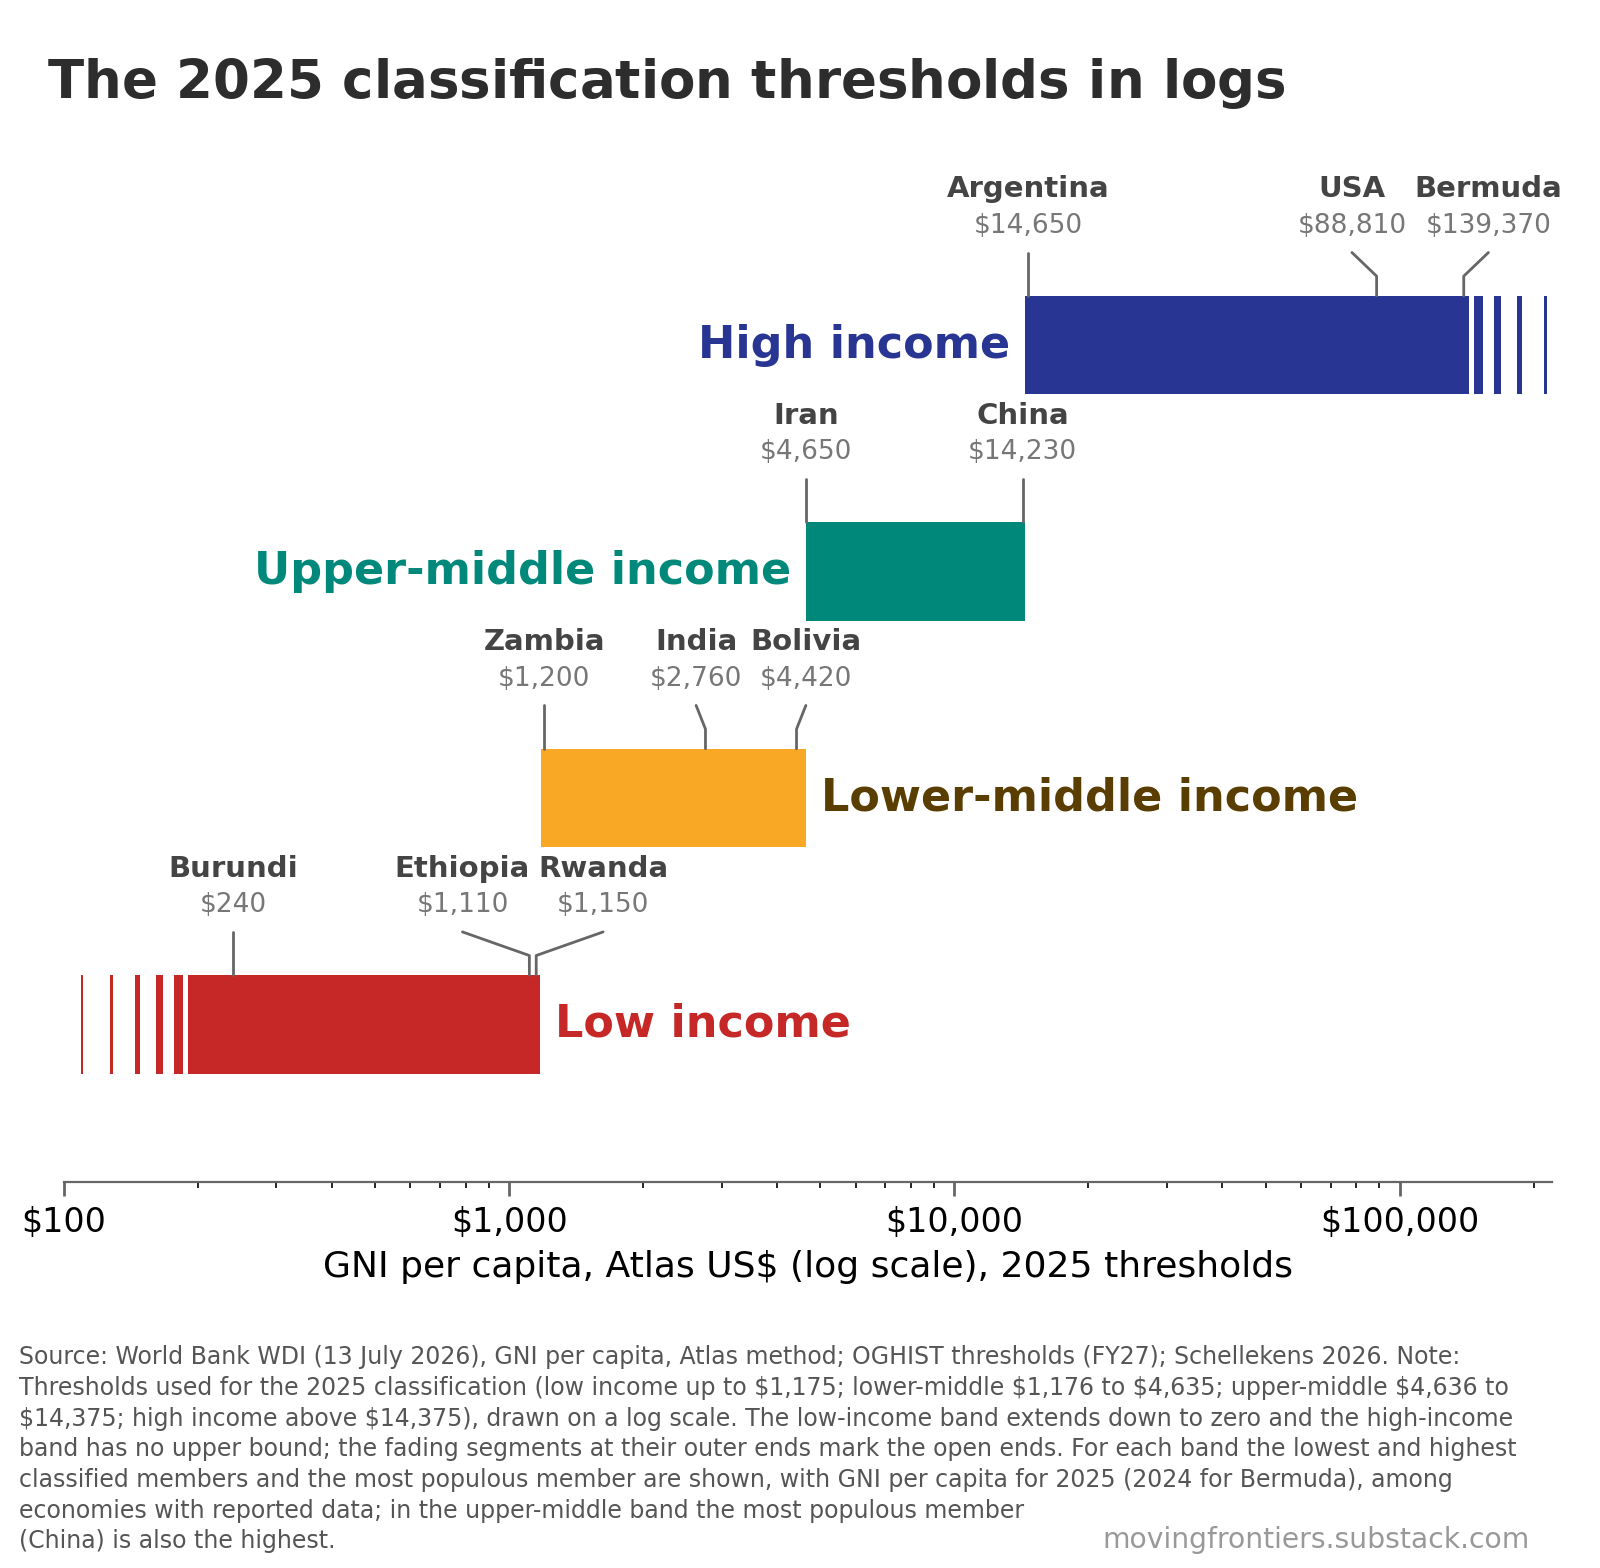

The Python source for this figure:
# ---------------------------------------------------------------------------
# chart-7-classification-thresholds-in-logs.py
# Moving Frontiers / The Moving Escalator. Self-sufficient build: every value
# this script consumes is embedded below; it runs offline in an empty directory
# with Python 3.x + matplotlib, numpy, Pillow only, and writes chart-7-classification-thresholds-in-logs.png.
#
# Provenance (frozen vintage; do NOT replace the embedded data with live API
# calls, downloads or file reads):
#   - Band thresholds: World Bank income classification thresholds for the
#     2025 data year (FY27), published July 2026, from OGHIST
#     (OGHIST_2026_07_01.xlsx): L up to $1,175; LM $1,176-$4,635;
#     UM $4,636-$14,375; H above $14,375.
#   - Member GNI per capita: World Bank WDI, GNI per capita, Atlas method,
#     13 July 2026 download. Data year 2025 for all members except Bermuda
#     (2024, latest reported).
#   - DERIVED, not raw: the selection of members (lowest, highest and most
#     populous classified economy per band) comes from the upstream
#     OGHIST/WDI/WPP pipeline and cannot be recomputed from this table alone.
#     Classifications follow OGHIST, never GNI-vs-threshold comparison, which
#     is also why no assert checks member values against band bounds.
#   - Values were carried over from the published c8d/c8e chart pack of the
#     same vintage.
# Duplication note: the embedded tables below also appear, deliberately, in
# the companion script chart-6-classification-thresholds-in-dollars.py, so each file stays single-file
# self-sufficient.
# ---------------------------------------------------------------------------
import matplotlib; matplotlib.use("Agg")
import matplotlib.pyplot as plt
from matplotlib.patches import Rectangle
from matplotlib.font_manager import findfont, FontProperties
from PIL import Image, ImageDraw, ImageFont
import numpy as np

plt.rcParams["font.family"] = "DejaVu Sans"
DPI = 200; W_IN, H_IN = 8, 8
COL = {"L": "#C62828", "LM": "#F9A825", "UM": "#00897B", "H": "#283593"}
LMTXT = "#5A3D00"
TH = {"L": (0, 1175), "LM": (1176, 4635), "UM": (4636, 14375), "H": (14375, None)}
MEMBERS = {
    "H": [("Argentina", 14650, 2025), ("USA", 88810, 2025), ("Bermuda", 139370, 2024)],
    "UM": [("Iran", 4650, 2025), ("China", 14230, 2025)],
    "LM": [("Zambia", 1200, 2025), ("India", 2760, 2025), ("Bolivia", 4420, 2025)],
    "L": [("Burundi", 240, 2025), ("Ethiopia", 1110, 2025), ("Rwanda", 1150, 2025)],
}
NAME = {"L": "Low income", "LM": "Lower-middle income", "UM": "Upper-middle income", "H": "High income"}
CAP_FS = 8.5; WM_FS = CAP_FS * 1.2; WM_TXT = "movingfrontiers.substack.com"
RIGHT_PX = 70; LEFT_FIG = 0.012; XMAX_LIN = 162000

SOURCE = ("Source: World Bank WDI (13 July 2026), GNI per capita, Atlas method; OGHIST thresholds (FY27); "
          "Schellekens 2026.")
NOTE_COMMON = ("Note: Thresholds used for the 2025 classification (low income up to \\$1,175; lower-middle \\$1,176 "
               "to \\$4,635; upper-middle \\$4,636 to \\$14,375; high income above \\$14,375), ")
NOTE = {
  "linear": NOTE_COMMON + ("drawn on a linear dollar scale, on which the three lower bands together cover less than a "
            "tenth of the axis. The high-income band has no upper bound; the fading segments at its right end mark its "
            "open end. For each band the lowest and highest classified members and the most populous member are shown, "
            "listed from lowest to highest beside the three lower bands, with GNI per capita for 2025 (2024 for Bermuda), "
            "among economies with reported data; in the upper-middle band the most populous member (China) is also the highest."),
  "log": NOTE_COMMON + ("drawn on a log scale. The low-income band extends down to zero and the high-income band has no "
            "upper bound; the fading segments at their outer ends mark the open ends. For each band the lowest and highest "
            "classified members and the most populous member are shown, with GNI per capita for 2025 (2024 for Bermuda), "
            "among economies with reported data; in the upper-middle band the most populous member (China) is also the highest."),
}
CLOSERS = ["", "Thresholds were published in July 2026.",
           "The thresholds shown were published by the World Bank in July 2026.",
           "The thresholds shown are those published by the World Bank in July 2026 for the 2025 data year."]

def money(v): return "\\$" + f"{v:,}"


CLASS_YEAR = 2025          # data year of the classification shown
PUBLISHED = "July 2026"    # when the World Bank published these thresholds

def verify_prose(scale, title):
    """Every number or claim stated in prose must match the embedded data."""
    n = NOTE[scale]; checks = 0
    def ok(cond, msg):
        nonlocal checks; assert cond, "PROSE-CONSISTENCY: " + msg; checks += 1
    ok("low income up to " + money(TH["L"][1]) in n,
       "note phrase 'low income up to ...' no longer matches TH['L'] upper bound %r" % (TH["L"][1],))
    ok("lower-middle " + money(TH["LM"][0]) + " to " + money(TH["LM"][1]) in n,
       "note phrase 'lower-middle ... to ...' no longer matches TH['LM'] = %r" % (TH["LM"],))
    ok("upper-middle " + money(TH["UM"][0]) + " to " + money(TH["UM"][1]) in n,
       "note phrase 'upper-middle ... to ...' no longer matches TH['UM'] = %r" % (TH["UM"],))
    ok("high income above " + money(TH["H"][0]) in n,
       "note phrase 'high income above ...' no longer matches TH['H'] lower bound %r" % (TH["H"][0],))
    ok(TH["LM"][0] == TH["L"][1] + 1 and TH["UM"][0] == TH["LM"][1] + 1 and TH["H"][0] == TH["UM"][1],
       "embedded band bounds are no longer contiguous, contradicting the note's ranges")
    ok(f"{CLASS_YEAR} classification" in n and str(CLASS_YEAR) in title,
       "note/title no longer name classification year %d" % CLASS_YEAR)
    for g, ms in MEMBERS.items():
        vals = [v for _, v, _ in ms]
        ok(vals == sorted(vals), "MEMBERS[%r] is not ordered lowest to highest, contradicting the note" % g)
    um = MEMBERS["UM"]
    ok("(China) is also the highest" in n and um[-1][0] == "China" and um[-1][1] == max(v for _, v, _ in um),
       "note claims China is both most populous and highest in UM, contradicted by MEMBERS['UM']")
    odd_years = sorted((nm, yr) for ms in MEMBERS.values() for nm, _, yr in ms if yr != CLASS_YEAR)
    ok("(2024 for Bermuda)" in n and odd_years == [("Bermuda", 2024)],
       "note claims 2024 applies to Bermuda only, but off-year members are %r" % odd_years)
    ok(all(PUBLISHED in c for c in CLOSERS if c),
       "closing sentences claim publication in %r, contradicted by CLOSERS" % PUBLISHED)
    if scale == "linear":
        ok(TH["UM"][1] / XMAX_LIN < 0.1,
           "note claims the three lower bands cover less than a tenth of the linear axis; %r / %r does not" % (TH["UM"][1], XMAX_LIN))
    return checks

def draw_stripes(ax, x0, direction, n, scale, color, y, h):
    # fading open-end stripes; x0 = bar end; direction +1 rightwards, -1 leftwards
    x = x0
    for i in range(n):
        if scale == "log":
            gap = 10 ** (np.log10(x) + direction * 0.012 * (i + 1)) - x
            w = (10 ** (np.log10(x + gap) + direction * 0.02 * (n - i) / n) - (x + gap))
        else:
            gap = 1200 * (i + 1) * direction
            w = 2200 * (n - i) / n * direction
        x1 = x + gap
        ax.add_patch(Rectangle((min(x1, x1 + w), y - h/2), abs(w), h, color=color, lw=0))
        x = x1 + w


def place_members(fig, ax, members, ytop):
    """Spread member labels along log x so they never overlap; leaders connect value to label."""
    fig.canvas.draw(); r = fig.canvas.get_renderer()
    texts = []
    for nm, v, _yr in members:
        t = ax.text(v, ytop + 0.5, nm, ha="center", va="baseline", fontsize=10.5, fontweight="bold", color="#444444")
        t2 = ax.text(v, ytop + 0.32, money(v), ha="center", va="baseline", fontsize=9.5, color="#777777")
        texts.append((v, t, t2))
    widths = [max(t.get_window_extent(r).width, t2.get_window_extent(r).width) + 8 for _, t, t2 in texts]
    px = [ax.transData.transform((v, 0))[0] for v, _, _ in texts]
    new = px[:]
    for _ in range(50):
        for i in range(len(new) - 1):
            need = (widths[i] + widths[i + 1]) / 2
            if new[i + 1] - new[i] < need:
                d = (need - (new[i + 1] - new[i])) / 2; new[i] -= d; new[i + 1] += d
    for (v, t, t2), xp in zip(texts, new):
        xd = ax.transData.inverted().transform((xp, 0))[0]
        t.set_x(xd); t2.set_x(xd)
        ax.plot([v, v, xd], [ytop, ytop + 0.1, ytop + 0.22], color="#666666", lw=1.0, solid_capstyle="round")
    fig.canvas.draw(); r = fig.canvas.get_renderer()
    bbs = [t.get_window_extent(r) for _, t, _ in texts]
    for a, b in zip(bbs, bbs[1:]): assert a.x1 < b.x0, ("label overlap", a, b)

def chart(scale):
    fig = plt.figure(figsize=(W_IN, H_IN), dpi=DPI)
    ax = fig.add_axes([0.04, 0.30, 0.93, 0.64])
    for s in ["top", "right", "left"]: ax.spines[s].set_visible(False)
    ax.set_yticks([]); ax.set_ylim(-0.7, 4.1 if scale == "linear" else 4.5)
    H_BAR = 0.5
    rows = {"H": 3.2, "UM": 2.15, "LM": 1.1, "L": 0.05} if scale == "linear" else {"H": 3.55, "UM": 2.4, "LM": 1.25, "L": 0.1}
    if scale == "log":
        ax.set_xscale("log"); ax.set_xlim(100, 220000)
        ax.set_xticks([100, 1000, 10000, 100000]); ax.set_xticklabels(["\\$100", "\\$1,000", "\\$10,000", "\\$100,000"], fontsize=12)
        ax.set_xlabel("GNI per capita, Atlas US\\$ (log scale), 2025 thresholds", fontsize=13)
        ends = {"L": (190, 1175), "LM": (1176, 4635), "UM": (4636, 14375), "H": (14375, 143000)}
    else:
        ax.set_xlim(0, XMAX_LIN)
        ax.set_xticks(range(0, 150001, 25000)); ax.set_xticklabels([money(v) for v in range(0, 150001, 25000)], fontsize=12)
        ax.set_xlabel("GNI per capita, Atlas US\\$ (linear scale), 2025 thresholds", fontsize=13)
        ends = {"L": (0, 1175), "LM": (1176, 4635), "UM": (4636, 14375), "H": (14375, 143000)}
    ax.tick_params(axis="x", length=5, width=1, color="#666666")
    ax.spines["bottom"].set_color("#666666")
    for g in ["H", "UM", "LM", "L"]:
        y = rows[g]; a, b = ends[g]
        ax.add_patch(Rectangle((a, y - H_BAR/2), b - a, H_BAR, color=COL[g], lw=0))
        if g == "H": draw_stripes(ax, b, +1, 5, scale, COL[g], y, H_BAR)
        if g == "L" and scale == "log": draw_stripes(ax, a, -1, 5, scale, COL[g], y, H_BAR)
        labcol = LMTXT if g == "LM" else COL[g]
        if scale == "log":
            # member ticks and labels above bar
            place_members(fig, ax, MEMBERS[g], y + H_BAR/2)
            side = "left" if g in ("H", "UM") else "right"
            if side == "left":
                ax.text(a / 1.08, y, NAME[g], ha="right", va="center", fontsize=16, fontweight="bold", color=labcol)
            else:
                ax.text(b * 1.08, y, NAME[g], ha="left", va="center", fontsize=16, fontweight="bold", color=labcol)
        else:
            if g == "H":
                for nm, v, _yr in MEMBERS[g]:
                    ax.plot([v, v], [y + H_BAR/2, y + H_BAR/2 + 0.12], color="#666666", lw=1.2)
                    ax.text(v, y + H_BAR/2 + 0.3, money(v), ha="center", va="baseline", fontsize=9.5, color="#777777")
                    ax.text(v, y + H_BAR/2 + 0.47, nm, ha="center", va="baseline", fontsize=10.5, fontweight="bold", color="#444444")
                ax.text((a + b)/2, y, NAME[g], ha="center", va="center", fontsize=16, fontweight="bold", color="white")
            else:
                ax.text(b + 1500, y + 0.07, NAME[g], ha="left", va="baseline", fontsize=16, fontweight="bold", color=labcol)
                ax.text(b + 1500, y - 0.2, " \u00b7 ".join(f"{nm} {money(v)}" for nm, v, _yr in MEMBERS[g]),
                        ha="left", va="baseline", fontsize=10, color="#777777")
    return fig, ax

# ---------------- caption + watermark ----------------
def probe_w(fig, r, s, fs):
    t = fig.text(0, 0, s, fontsize=fs); w = t.get_window_extent(r).width; t.remove(); return w

def layout_caption(fig, ax, source, note):
    fig.canvas.draw(); r = fig.canvas.get_renderer()
    Wpx, Hpx = fig.get_size_inches() * fig.dpi
    # metrics
    w0 = probe_w(fig, r, "0", CAP_FS); space = probe_w(fig, r, "0 0", CAP_FS) - 2 * w0
    p = fig.text(0.5, 0.5, "0 0", fontsize=CAP_FS, va="baseline"); bb = p.get_window_extent(r)
    descent = 0.5 * Hpx - bb.y0; ascent = bb.height - descent; LH = bb.height * 1.28; p.remove()
    wm_w = probe_w(fig, r, WM_TXT, WM_FS); movi_w = probe_w(fig, r, "movi", WM_FS)
    x_left = LEFT_FIG * Wpx; x_right = Wpx - RIGHT_PX
    full = x_right - x_left; short = full - wm_w - movi_w
    def wrap(words, limit):
        ww = [probe_w(fig, r, w, CAP_FS) for w in words]
        lines, cur, curw = [], [], 0
        for w, wid in zip(words, ww):
            add = wid if not cur else curw + space + wid
            if cur and add > limit: lines.append(" ".join(cur)); cur, curw = [w], wid
            else: cur.append(w); curw = add
        if cur: lines.append(" ".join(cur))
        return lines
    for closer in CLOSERS:
        text = source + " " + note + (" " + closer if closer else "")
        g = wrap(text.split(), full)
        tail = wrap(g[-1].split(), short)
        if len(tail) == 2:
            lines = g[:-1] + tail; break
    else:
        raise RuntimeError("no closer gives a 2-line tail")
    # anchor: lowest axis element
    ylow = min([ax.xaxis.label.get_window_extent(r).y0] + [t.get_window_extent(r).y0 for t in ax.get_xticklabels()])
    top = ylow - 2.0 * LH
    base0 = top - ascent
    arts = []
    for i, ln in enumerate(lines):
        y = (base0 - i * LH) / Hpx
        arts.append(fig.text(LEFT_FIG, y, ln, fontsize=CAP_FS, color="#555555", ha="left", va="baseline"))
    wm = fig.text((Wpx - RIGHT_PX) / Wpx, (base0 - (len(lines) - 1) * LH) / Hpx, WM_TXT,
                  fontsize=WM_FS, color="#999999", ha="right", va="baseline")
    fig.canvas.draw(); r = fig.canvas.get_renderer()
    # ---- assertions ----
    bbs = [a.get_window_extent(r) for a in arts]; wbb = wm.get_window_extent(r)
    for bb in bbs[-2:]:
        assert wbb.x0 - bb.x1 >= movi_w - 0.5, ("gap", wbb.x0 - bb.x1, movi_w)
    for bb in bbs[:-2]:
        assert bb.x1 <= x_right + 0.5, ("overflow", bb.x1, x_right)
    last_base = base0 - (len(lines) - 1) * LH
    assert abs((wbb.y0 + descent * WM_FS / CAP_FS) - last_base) / Hpx < 0.0015, "wm baseline"
    assert min(b.y0 for b in bbs) / Hpx > 0.004, ("bottom", min(b.y0 for b in bbs) / Hpx)
    assert abs((bbs[0].y1 - ylow) / LH + 2.0) < 0.03, ("top gap", (ylow - bbs[0].y1) / LH)
    test = lines[-3] + " " + lines[-2].split()[0]
    assert probe_w(fig, r, test, CAP_FS) > full, "third-to-last not maximal"
    # collision check: caption vs axis
    assert bbs[0].y1 < ylow
    return lines

def composite_title(png, title, out):
    im = Image.open(png).convert("RGB"); arr = np.asarray(im)
    rows = np.where((arr < 250).any(axis=(1, 2)))[0]
    m = 14; im = im.crop((0, max(0, rows[0] - m), im.width, min(im.height, rows[-1] + m + 1)))
    fpath = findfont(FontProperties(family="DejaVu Sans", weight="bold"))
    fs = int(round(19 * DPI / 72)); font = ImageFont.truetype(fpath, fs)
    # wrap title to width
    maxw = im.width - int(0.03 * im.width) - RIGHT_PX; words = title.split(); lines, cur = [], []
    d = ImageDraw.Draw(im)
    for w in words:
        t = " ".join(cur + [w])
        if cur and d.textlength(t, font=font) > maxw: lines.append(" ".join(cur)); cur = [w]
        else: cur.append(w)
    lines.append(" ".join(cur))
    lh = int(fs * 1.25); band_h = int(0.04 * im.width) + lh * len(lines) + int(fs * 0.6)
    canvas = Image.new("RGB", (im.width, band_h + im.height), "white"); canvas.paste(im, (0, band_h))
    d = ImageDraw.Draw(canvas); y = int(0.03 * im.width)
    for ln in lines: d.text((int(0.03 * im.width), y), ln, font=font, fill="#2d2d2d"); y += lh
    canvas.save(out, dpi=(DPI, DPI))

if __name__ == "__main__":
    scale, name, title = 'log', 'chart-7-classification-thresholds-in-logs', 'The 2025 classification thresholds in logs'
    n_checks = verify_prose(scale, title)
    fig, ax = chart(scale)
    lines = layout_caption(fig, ax, SOURCE, NOTE[scale])
    tmp = f"{name}-raw.png"; fig.savefig(tmp, dpi=DPI, facecolor="white"); plt.close(fig)
    composite_title(tmp, title, f"{name}.png")
    print(name, "OK,", len(lines), "caption lines;", n_checks, "prose-consistency asserts passed")
